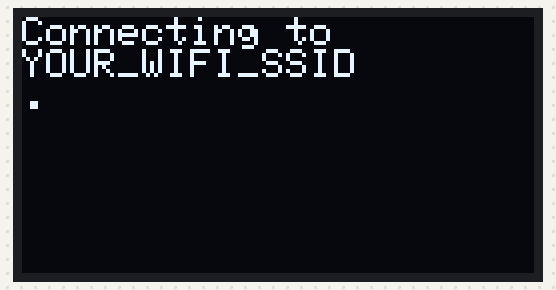
A sketch run on a simulated ESP32. Shown: 128×64 one-colour display. WiFi joins after 1.5 s; servers stay silent unless stated; the local clock reads 2024-03-15 10:24:30 at power-on unless the sketch sets it.

Above: at 0.4 s.
At 1.8 s:
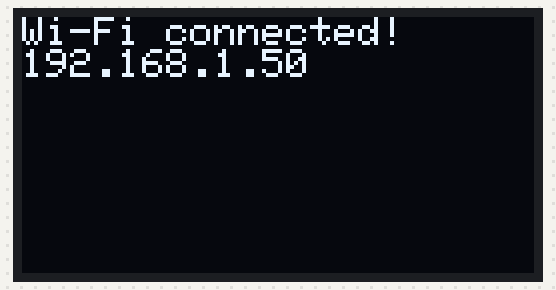
At 2.98 s:
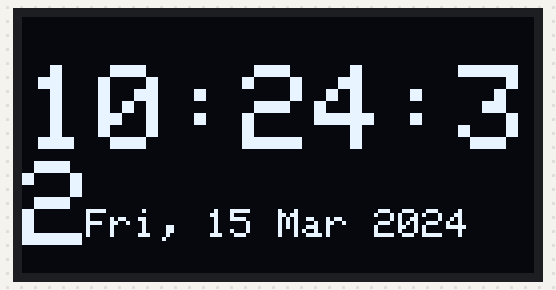
At 11.2 s:
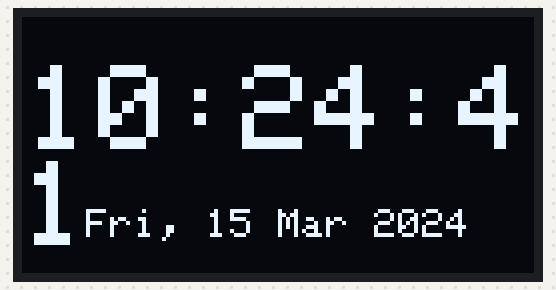
At 21.1 s:
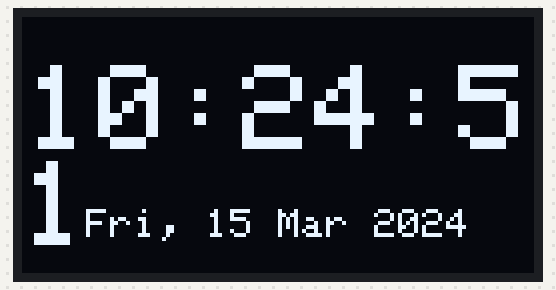
At 37.1 s:
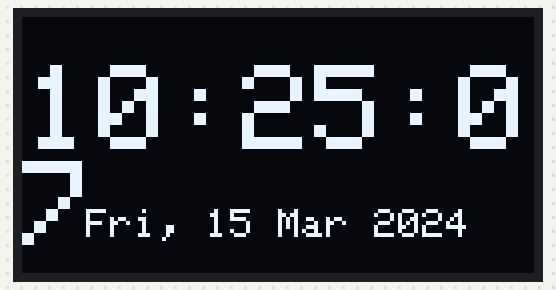

Measured:
- what the display in image 1 shows lasts 1.0 s, from 1.7 s to 2.7 s
- what the display in image 2 shows lasts 0.4 s, from 2.8 s to 3.2 s
- what the display in image 3 shows lasts 1.1 s, from 11.1 s to 12.2 s

The sketch:

esp32_oled_clock.ino
```cpp
/*
  ESP32 DevKit V1 + SSD1306 OLED Clock
  -------------------------------------
  Connects to Wi-Fi, syncs time via NTP, then displays a live
  HH:MM:SS clock plus the date on a 128x64 I2C OLED.

  Wiring (SSD1306 I2C module -> ESP32 DevKit V1):
    VCC -> 3V3
    GND -> GND
    SDA -> GPIO21
    SCL -> GPIO22

  Required libraries (install via Arduino Library Manager):
    - Adafruit GFX Library
    - Adafruit SSD1306
*/

#include <Wire.h>
#include <Adafruit_GFX.h>
#include <Adafruit_SSD1306.h>
#include <WiFi.h>
#include <time.h>

// ---- Wi-Fi credentials ----
const char *WIFI_SSID = "YOUR_WIFI_SSID";
const char *WIFI_PASSWORD = "YOUR_WIFI_PASSWORD";

// ---- NTP / timezone settings ----
// GMT offset and daylight offset are in seconds.
// Example below is for India Standard Time (UTC+5:30, no DST).
// Adjust for your timezone: e.g. US Eastern -> gmtOffset_sec = -5*3600, daylightOffset_sec = 3600
const char *NTP_SERVER = "pool.ntp.org";
const long GMT_OFFSET_SEC = 5 * 3600 + 1800;
const int DAYLIGHT_OFFSET_SEC = 0;

// ---- OLED settings ----
#define SCREEN_WIDTH 128
#define SCREEN_HEIGHT 64
#define OLED_RESET -1
#define SCREEN_ADDRESS 0x3C

Adafruit_SSD1306 display(SCREEN_WIDTH, SCREEN_HEIGHT, &Wire, OLED_RESET);

const char *DAY_NAMES[] = {"Sun", "Mon", "Tue", "Wed", "Thu", "Fri", "Sat"};
const char *MONTH_NAMES[] = {"Jan", "Feb", "Mar", "Apr", "May", "Jun",
                              "Jul", "Aug", "Sep", "Oct", "Nov", "Dec"};

void connectWiFi() {
  display.clearDisplay();
  display.setCursor(0, 0);
  display.println("Connecting to");
  display.println(WIFI_SSID);
  display.display();

  WiFi.mode(WIFI_STA);
  WiFi.begin(WIFI_SSID, WIFI_PASSWORD);

  while (WiFi.status() != WL_CONNECTED) {
    delay(300);
    display.print(".");
    display.display();
  }

  display.clearDisplay();
  display.setCursor(0, 0);
  display.println("Wi-Fi connected!");
  display.println(WiFi.localIP());
  display.display();
  delay(1000);
}

void setup() {
  Serial.begin(115200);

  if (!display.begin(SSD1306_SWITCHCAPVCC, SCREEN_ADDRESS)) {
    Serial.println("SSD1306 allocation failed");
    while (true) delay(1000);
  }

  display.setTextColor(SSD1306_WHITE);
  display.setTextSize(1);

  connectWiFi();

  configTime(GMT_OFFSET_SEC, DAYLIGHT_OFFSET_SEC, NTP_SERVER);

  display.clearDisplay();
  display.setCursor(0, 0);
  display.println("Syncing time...");
  display.display();

  struct tm timeinfo;
  while (!getLocalTime(&timeinfo)) {
    delay(500);
  }
}

void loop() {
  struct tm timeinfo;
  if (!getLocalTime(&timeinfo)) {
    display.clearDisplay();
    display.setCursor(0, 0);
    display.println("Time sync lost");
    display.display();
    delay(1000);
    return;
  }

  char timeStr[9];
  snprintf(timeStr, sizeof(timeStr), "%02d:%02d:%02d",
           timeinfo.tm_hour, timeinfo.tm_min, timeinfo.tm_sec);

  char dateStr[24];
  snprintf(dateStr, sizeof(dateStr), "%s, %d %s %d",
           DAY_NAMES[timeinfo.tm_wday], timeinfo.tm_mday,
           MONTH_NAMES[timeinfo.tm_mon], timeinfo.tm_year + 1900);

  display.clearDisplay();

  // Large centered time
  display.setTextSize(3);
  int16_t x1, y1;
  uint16_t w, h;
  display.getTextBounds(timeStr, 0, 0, &x1, &y1, &w, &h);
  display.setCursor((SCREEN_WIDTH - w) / 2, 12);
  display.println(timeStr);

  // Smaller date below
  display.setTextSize(1);
  display.getTextBounds(dateStr, 0, 0, &x1, &y1, &w, &h);
  display.setCursor((SCREEN_WIDTH - w) / 2, 48);
  display.println(dateStr);

  display.display();

  delay(200);
}
```
